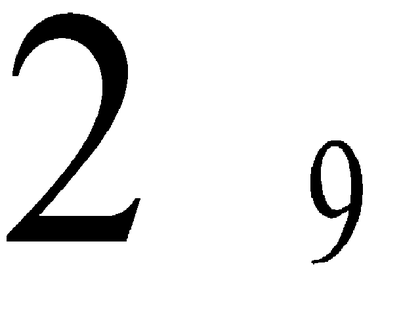
%> input picture simulation/matlab/edge_detect/digitals.png, 420 x 315 px, shrunk from 640 x 480 before the run
$ octave detect.m   (GNU Octave 9; MATLAB toolbox functions it lacks are replaced by stand-ins)
%> lines starting %> are read from the running program, lines starting %| are printed output that depends on the picture; in (x1, y1, x2, y2) boxes, pixels count from 0 and x2, y2 are one past the last pixel; in counts of white or black regions, pixels touching at a corner belong together; the program's own positions count from 1
clc
clear all
%% 直接输入二值化图片
%im = imread('digitals.png');

%% 输入彩色图
im = imread('digitals.png');
%> im is the input picture: size 315x420x3 uint8; min 0, max 255, mean 233.3
im = rgb2gray(im);
%> im: size 315x420 uint8
thresh = graythresh(im)
%> thresh = 0.51
im = im2bw(im,thresh);
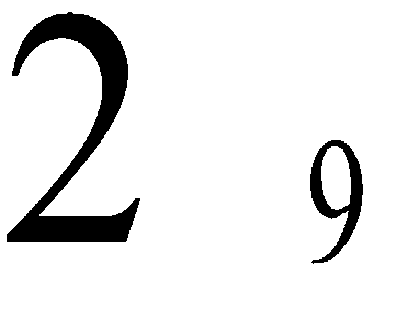
%> im: size 315x420 logical; 91.4% white; 2 black regions, box (x1, y1, x2, y2) and area: (7, 12, 140, 242) 9040, (310, 140, 363, 264) 2292
im = uint16(im);
imshow(~im);

[l,m]=bwlabel(~im,8);
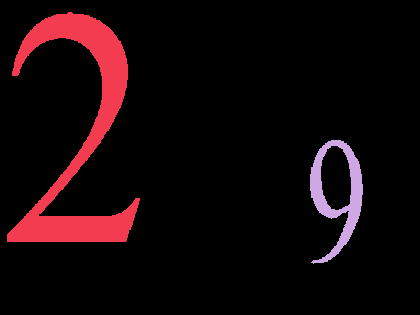
%> l: size 315x420 double; 3 distinct labels, from 0 to 2; one colour per label, 0 black
%> m = 2
%% 对图片中的连通域画矩形框?
status=regionprops(l,'BoundingBox');
%> status = 2 regions; box (x1, y1, x2, y2): (7, 12, 140, 242), (310, 140, 363, 264)

for i=1:m
rectangle('position',status(i).BoundingBox,'edgecolor','r','LineWidth',1.5);
end
%> this loop made 2 passes
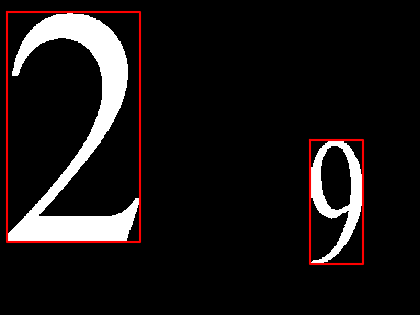
%> figure redrawn from the program's plot data
result = zeros(1,m);
peidui = zeros(m,3);
moban235 = [1,0,2;
    1,1,3;
    0,1,5];
moban = [2,2,2;
    1,1,1;
    1,1,3;
    1,1,3;
    2,1,2;
    1,1,3;
    1,2,3;
    1,1,2;
    2,2,3;
    2,1,3];
for i=1:m
%%  初步判断数字
    peidui235 = zeros(1,2);
    x1 = int16(status(i).BoundingBox(4)/5*2 + status(i).BoundingBox(2)-30);
    x2 = int16(status(i).BoundingBox(4)/3*2 + status(i).BoundingBox(2));
    y = int16(status(i).BoundingBox(1) + status(i).BoundingBox(3)/2);
    for k = int16(status(i).BoundingBox(2)-3):int16(status(i).BoundingBox(4)+status(i).BoundingBox(2)+3)
        if (im(k,y) == 0 && im(k+1,y) > 0)
           peidui(i,3) = peidui(i,3) + 1 ;
        end
    end
    for k =  int16(status(i).BoundingBox(1)-3):int16(status(i).BoundingBox(3)+status(i).BoundingBox(1)+3)
        if (im(x1,k) == 0 && im(x1,k+1) > 0)
           peidui(i,1) = peidui(i,1) + 1 ;
        end
        if (im(x2,k) == 0 && im(x2,k+1) > 0)
           peidui(i,2) = peidui(i,2) + 1 ;
        end
    end
    for q = 1:10
        if (peidui(i,:) == moban(q,:))
           result(i) = q-1;
        end
    end

%%  对数字2、3、5进行细分
    if(result(i) == 5)
            for k =  int16(status(i).BoundingBox(1)-3):int16(status(i).BoundingBox(3)+status(i).BoundingBox(1)+3)
                if (im(x1,k) > 0 && im(x1,k+1) == 0 && k > y)
                    peidui235(1,1) = 1 ;
                end
                if (im(x2,k) > 0 && im(x2,k+1) == 0 && k > y)
                    peidui235(1,2) = 1 ;
                end
            end
            for z = 1:3
                if (peidui235(1,:) == moban235(z,1:2))
                    result(i) = moban235(z,3);
                end
            end
    end
end
%> this loop made 2 passes
%> (x1, x2, y) on passes 1 to 2: (75, 166, 74), (160, 223, 337)
%> after the loop, peidui = [2 1 3; 2 1 3]; peidui235 = [0 0]; result = [9 9]


%% 显示结果
result
%> result = [9 9]
